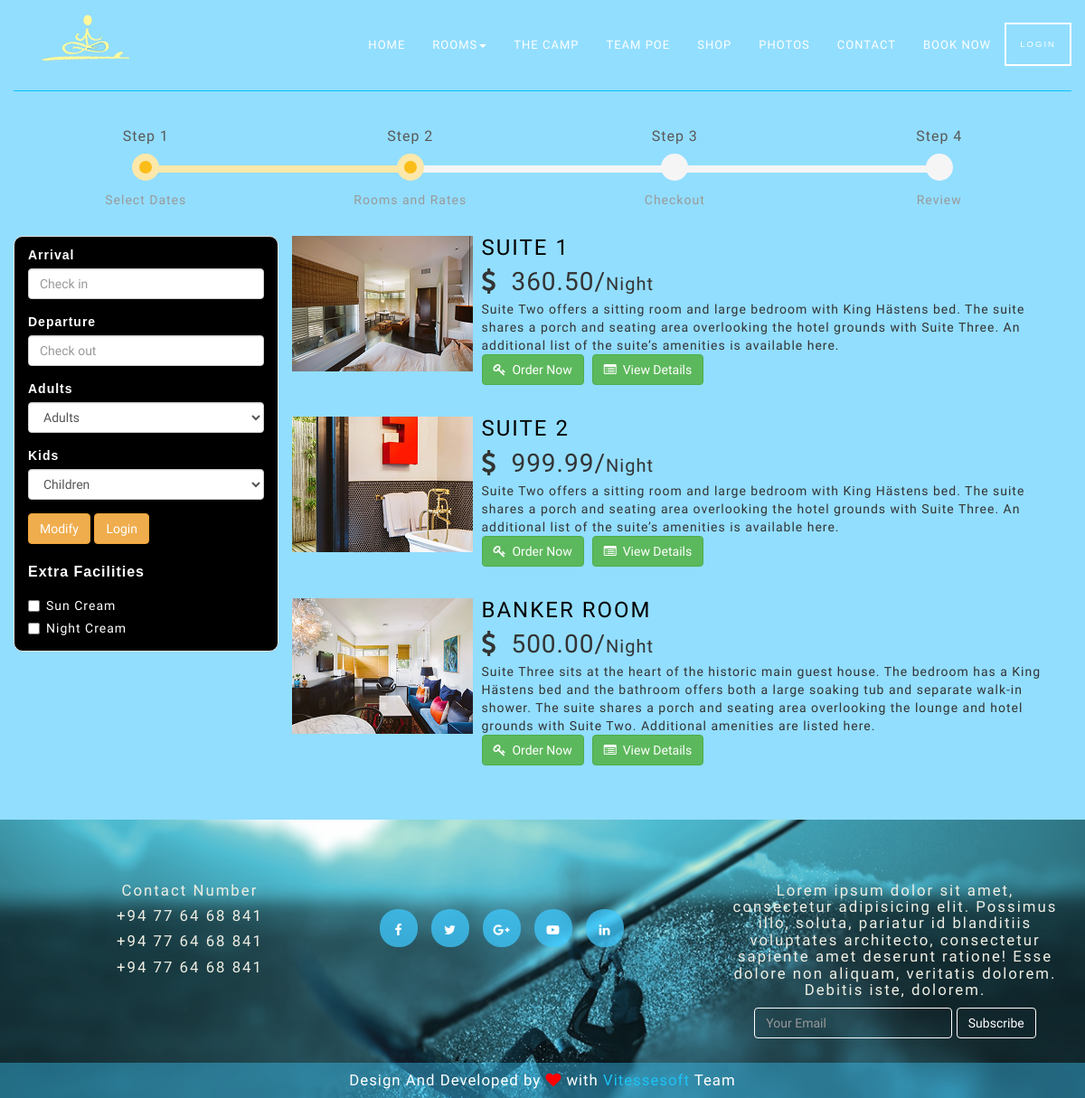
The app's page /index.php/room/availabe_rooms, older data.
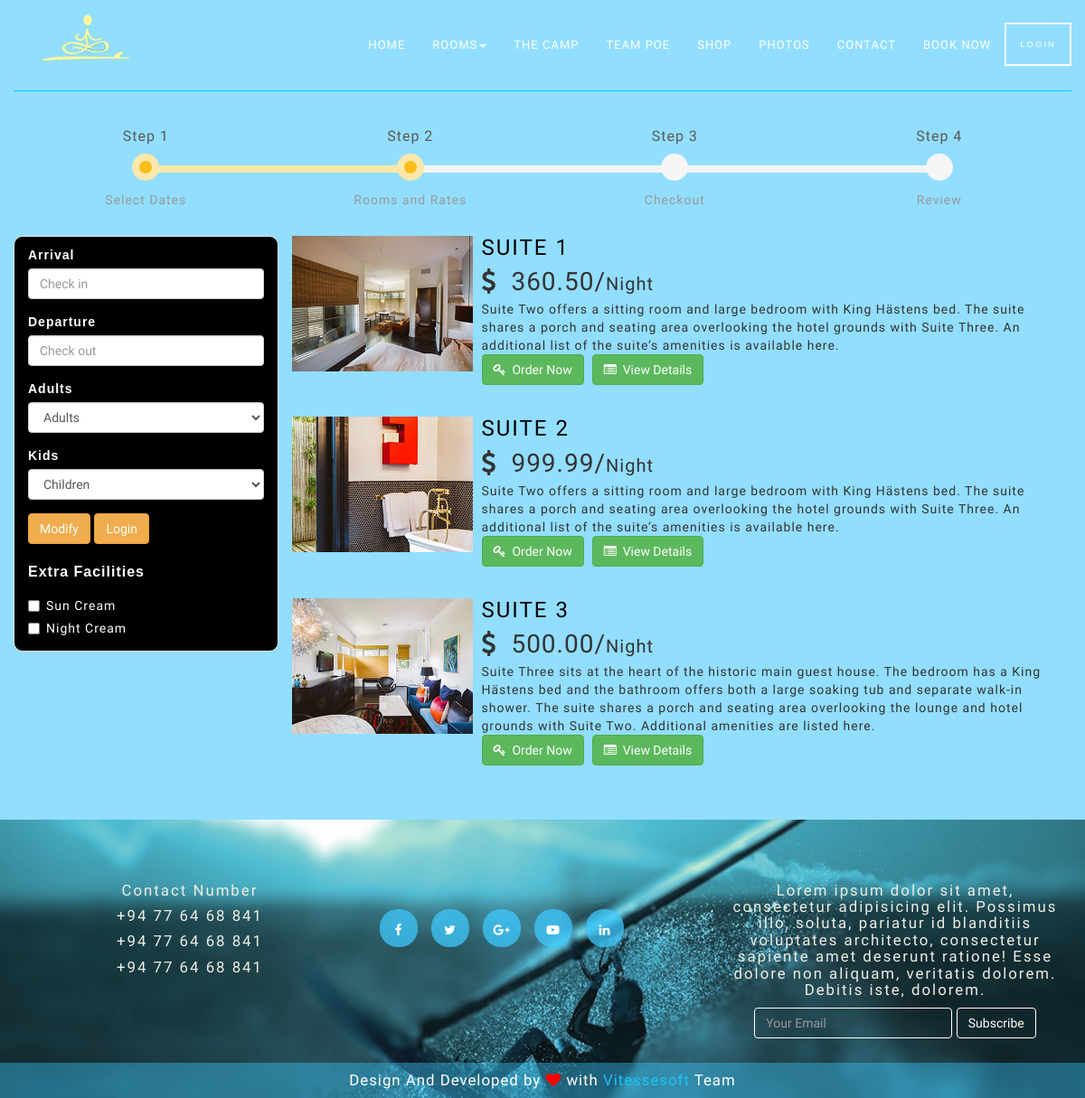
The same page, newer data.
### tables this page shows
CREATE TABLE IF NOT EXISTS `rooms` (
  `rm_id` int(11) NOT NULL AUTO_INCREMENT,
  `rm_name` varchar(200) NOT NULL,
  `rm_comments` varchar(1000) NOT NULL,
  `rm_cover_img` varchar(500) NOT NULL,
  `rm_available` int(2) NOT NULL,
  `max_no_of_guest` int(11) NOT NULL,
  `rm_detail` varchar(1000) NOT NULL,
  `rm_addtional_details` varchar(1000) NOT NULL,
  `rm_amount` double(10,2) NOT NULL,
  PRIMARY KEY (`rm_id`)
);

### application/controllers/Room.php (called while the page is built, shortened)
<?php
class Room extends CI_Controller {
    public function availabe_rooms() {
        $booking_data = array(
            'check_in' => $this->input->post("arrive"),
            'check_out' => $this->input->post("depart"),
            'adult' => $this->input->post("adult"),
            'child' => $this->input->post("child"),
            'no_of_guest' => $this->input->post("child") + $this->input->post("adult"));
        $room['avi_details'] = $this->roommodel->availableRooms($booking_data);
        $this->load->view('available_rooms', $room);
    }
}

### index.php (called while the page is built, shortened)
<?php
require_once BASEPATH.'core/CodeIgniter.php';

### application/models/roommodel.php (called while the page is built, shortened)
<?php
class roommodel extends CI_Model {
    function availableRooms($booking_data) {
        $query = "select rs.* from rooms as rs where rs.max_no_of_guest >= '" . $booking_data['no_of_guest'] . "' AND not exists (select bl.* from booking_linked as bl where bl.room_id = rs.rm_id and ((DATE(bl.check_in) >= '" . $booking_data['check_in'] . "' and DATE(bl.check_out) <= '" . $booking_data['check_out'] . "') or (DATE(bl.check_in) <= '" . $booking_data['check_in'] . "' and DATE(bl.check_out) >= '" . $booking_data['check_out'] . "') or (DATE(bl.check_in) >= '" . $booking_data['check_in'] . "' and DATE(bl.check_out) >= '" . $booking_data['check_out'] . "' and DATE(bl.check_in) <= '" . $booking_data['check_out'] . "') or (DATE(bl.check_in) <= '" . $booking_data['check_in'] . "' and DATE(bl.check_out) <= '" . $booking_data['check_out'] . "' and DATE(bl.check_out) >= '" . $booking_data['check_in'] . "')))";
        $result_query = $this->db->query($query);
        return $result_query->result();
    }
}

### application/views/available_rooms.php (the view, shortened to what the rows shown need)
?><!DOCTYPE html>
<html class="no-js">
    <head>
        <link rel="stylesheet" href="//code.jquery.com/ui/1.11.4/themes/smoothness/jquery-ui.css">
        <?php include_once './resoures/imports/baseimports.php'; ?>
        <link rel="stylesheet" href="<?php echo base_url(); ?>resoures/css/booking_guide.css">
        <link rel="stylesheet" href="<?php echo base_url(); ?>resoures/css/preloader.css">
    </head>
    <body id="body" style="background-color: rgb(146, 222, 255);">
        <div id="availability">
            <div class="container">
                <div class="row">
                    <div id="hotel_details" class="col-sm-9" style="margin-top: 20px;">
                        <?php
                        if (!empty($avi_details)) {
                            foreach ($avi_details as $room) {
                                echo "<div class='media'>";
                                echo "<a class='pull-left' href='#' data-toggle='modal' data-target='#sigiriya'>";
                                echo "<img class='media-object' src='" . base_url() . $room->rm_cover_img . "' alt='Media Object'>";
                                echo "</a>";
                                echo "<div class='media-body'>";
                                echo "<h4 class='media-heading'><span style='font-size: 24px; color: black;'>" . $room->rm_name . "</span></h4>";
                                echo "<span style='font-size: 28px;'><i class='fa fa-dollar'></i>&nbsp;&nbsp;" . $room->rm_amount . "/<span style='font-size: 20px;'>Night</span></span><br>";
                                echo $room->rm_detail;
                                echo "<br><a href='" . base_url() . "index.php/userregistation'><button type='button' class='btn btn-success'><i class='fa fa-key'></i>&nbsp;&nbsp;Order Now</button></a>&nbsp;&nbsp;";
                                echo "<button type='button' class='btn btn-success view' id='" . $room->rm_id . "' data-toggle='modal' data-target='#sigiriya'><i class='fa fa-list-alt'></i>&nbsp;&nbsp;View Details</button>";
                                echo "</div>";
                                echo "</div><br>";
                            }
                        }
                        ?>
                    </div>
                </div>
            </div>
        </div>
    </body>
</html>
</body>
</html>

Row changes from the older to the newer data that the page shows:
changed rooms: rm_name "BANKER ROOM" → "SUITE 3"
